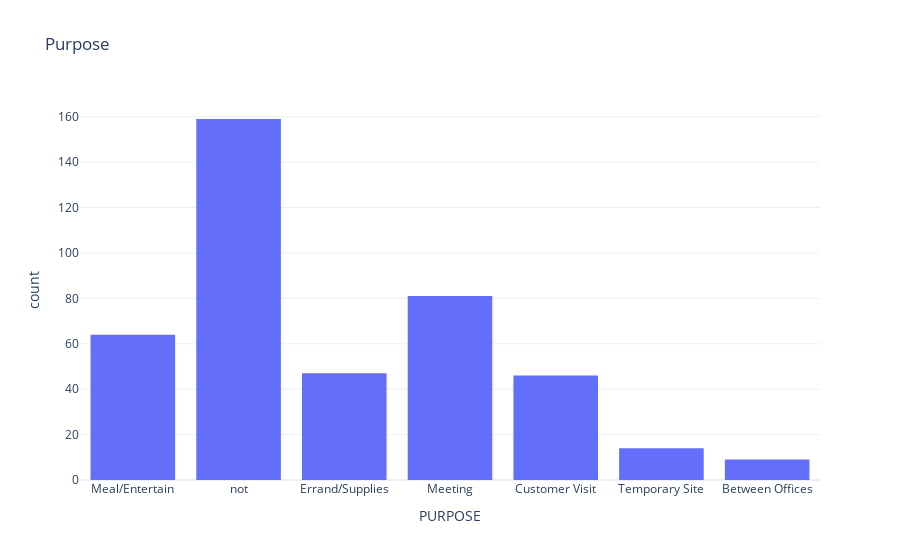

The code cell stored with this chart in its notebook:
### Markdown cell above
Ans2. For which purpose do people book uber rides the most?

### Code cell
fig=px.histogram(data,x='PURPOSE',title='Purpose')
fig.show()

### Figure 1 — Plotly figure (JSON) as saved in the notebook; plotly's stock layout.template omitted (floating-point values rounded to 4 significant figures; data arrays with more than 128 entries replaced by an {"elided": "..."} marker saying what was removed)
{"data": [{"bingroup": "x", "hovertemplate": "PURPOSE=%{x}<br>count=%{y}<extra></extra>", "legendgroup": "", "marker": {"color": "#636efa", "pattern": {"shape": ""}}, "name": "", "orientation": "v", "showlegend": false, "type": "histogram", "x": {"elided": "420 str values"}, "xaxis": "x", "yaxis": "y"}], "layout": {"barmode": "relative", "legend": {"tracegroupgap": 0}, "title": {"text": "Purpose"}, "xaxis": {"anchor": "y", "domain": [0, 1], "title": {"text": "PURPOSE"}}, "yaxis": {"anchor": "x", "domain": [0, 1], "title": {"text": "count"}}}}
